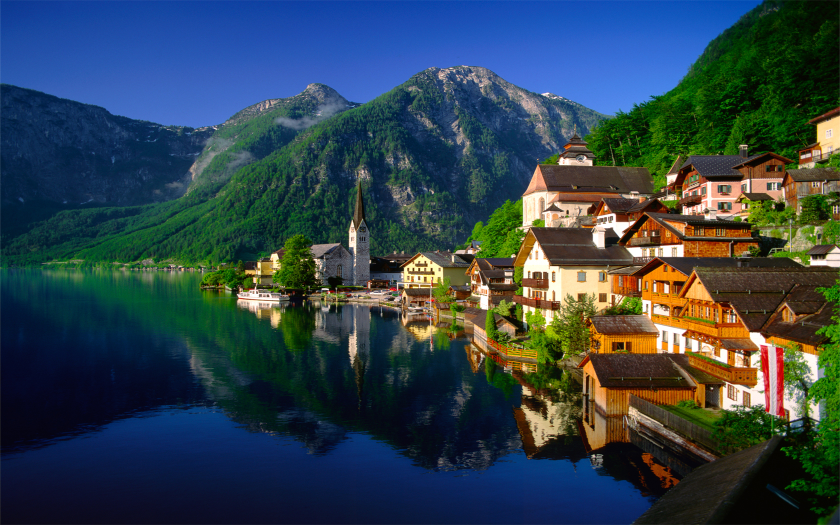
#> input picture landscape.jpg, 1680 x 1050 px (shown at 1/2 size)
$ python histogram_practice.py
#> lines starting #> are read from the running program, lines starting #| are printed output that depends on the picture
# -*- coding: utf-8 -*-
"""
Created on Mon Feb 13 16:05:21 2017

@author: USER
"""

import cv2
import numpy as np
import random
from matplotlib import pyplot as plt

img1 = cv2.imread('landscape.jpg',0)
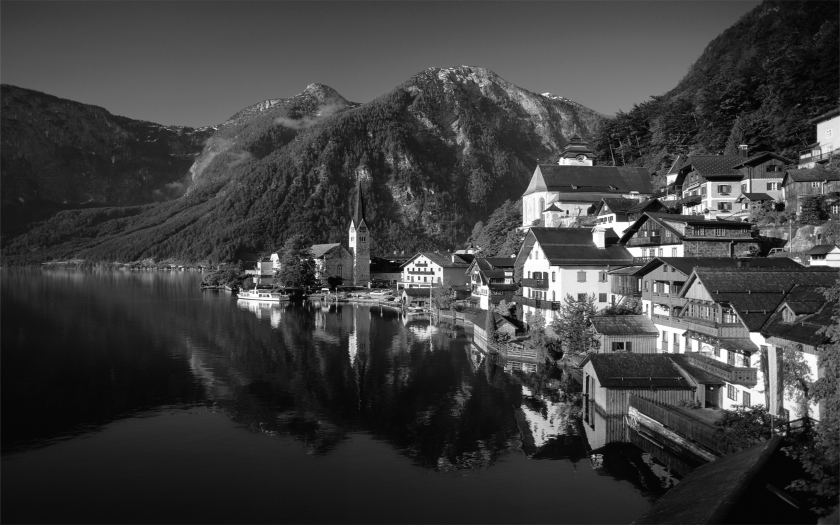
#> img1: shape (1050, 1680) (shown at 1/2 size); min 2, max 255, mean 62.2
img2 = cv2.imread('landscape2.jpg',0)
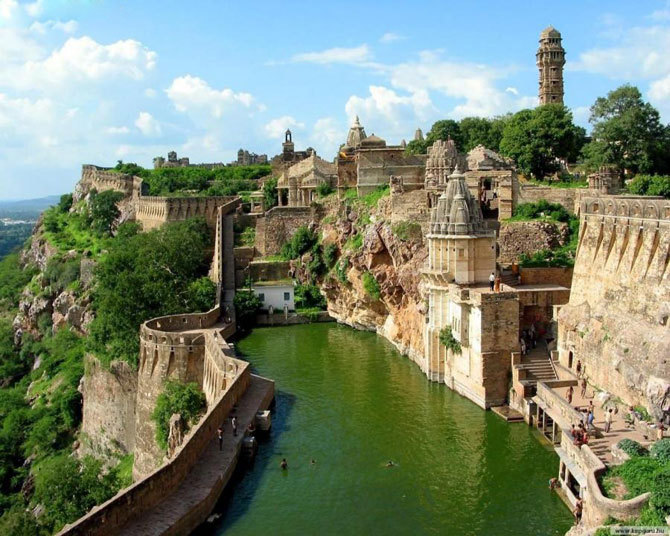
#> input picture landscape2.jpg, 670 x 536 px
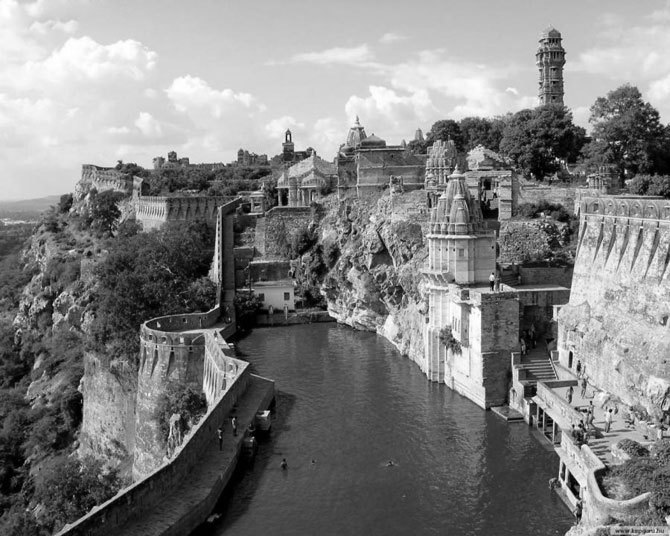
#> img2: shape (536, 670); min 0, max 255, mean 129.9

hist1 = cv2.calcHist([img1],[0],None,[256],[0,256])
#> hist1 = 256 values, max 24235 at index 35, min 0 at index 0, mean 6890.6
hist2 = cv2.calcHist([img2],[0],None,[256],[0,256])
#> hist2 = 256 values, max 3745 at index 213, min 133 at index 255, mean 1402.8

plt.subplot(221),plt.imshow(img1,'gray'),plt.title('Red Line')
plt.subplot(222),plt.imshow(img2,'gray'),plt.title('Green Line')
plt.subplot(223),plt.plot(hist1,color='r'),plt.plot(hist2,color='g')
plt.xlim([0,256])
plt.show()
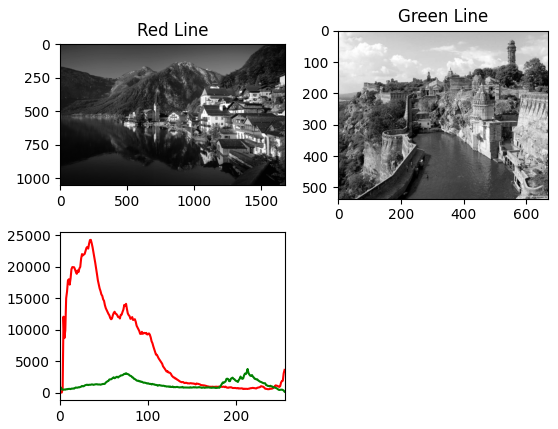
#> figure drawn by matplotlib, 3 panels; panel 3: curve peaks at x = 35, y = 24235; panel 3: curve peaks at x = 213, y = 3745
